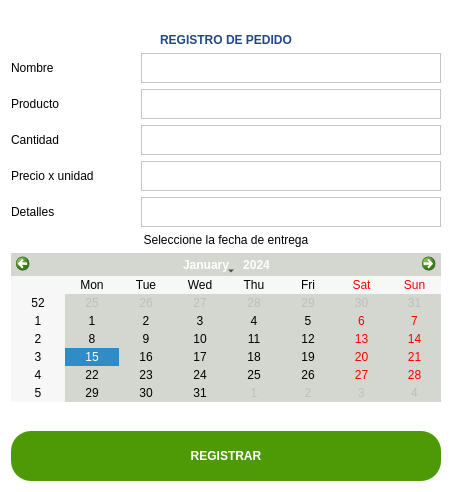
<?xml version="1.0" encoding="UTF-8"?>
<ui version="4.0">
 <class>registros</class>
 <widget class="QWidget" name="registros">
  <property name="geometry">
   <rect>
    <x>0</x>
    <y>0</y>
    <width>452</width>
    <height>492</height>
   </rect>
  </property>
  <property name="windowTitle">
   <string>Form</string>
  </property>
  <property name="styleSheet">
   <string notr="true">background-color: rgb(255, 255, 255);</string>
  </property>
  <layout class="QVBoxLayout" name="verticalLayout">
   <item>
    <spacer name="verticalSpacer">
     <property name="orientation">
      <enum>Qt::Vertical</enum>
     </property>
     <property name="sizeHint" stdset="0">
      <size>
       <width>20</width>
       <height>40</height>
      </size>
     </property>
    </spacer>
   </item>
   <item>
    <widget class="QLabel" name="registro_name">
     <property name="text">
      <string>&lt;html&gt;&lt;head/&gt;&lt;body&gt;&lt;p align=&quot;center&quot;&gt;&lt;span style=&quot; font-weight:600; color:#204a87;&quot;&gt;REGISTRO DE PEDIDO&lt;/span&gt;&lt;/p&gt;&lt;/body&gt;&lt;/html&gt;</string>
     </property>
     <property name="alignment">
      <set>Qt::AlignCenter</set>
     </property>
    </widget>
   </item>
   <item>
    <layout class="QHBoxLayout" name="horizontalLayout">
     <item>
      <widget class="QLabel" name="label">
       <property name="text">
        <string>Nombre  </string>
       </property>
      </widget>
     </item>
     <item>
      <widget class="QPlainTextEdit" name="t_name">
       <property name="minimumSize">
        <size>
         <width>0</width>
         <height>0</height>
        </size>
       </property>
       <property name="maximumSize">
        <size>
         <width>300</width>
         <height>30</height>
        </size>
       </property>
      </widget>
     </item>
    </layout>
   </item>
   <item>
    <layout class="QHBoxLayout" name="horizontalLayout_2">
     <item>
      <widget class="QLabel" name="label_2">
       <property name="text">
        <string>Producto</string>
       </property>
      </widget>
     </item>
     <item>
      <widget class="QPlainTextEdit" name="t_producto">
       <property name="maximumSize">
        <size>
         <width>300</width>
         <height>30</height>
        </size>
       </property>
      </widget>
     </item>
    </layout>
   </item>
   <item>
    <layout class="QHBoxLayout" name="horizontalLayout_3">
     <item>
      <widget class="QLabel" name="label_3">
       <property name="text">
        <string>Cantidad </string>
       </property>
      </widget>
     </item>
     <item>
      <widget class="QPlainTextEdit" name="t_cantidad">
       <property name="maximumSize">
        <size>
         <width>300</width>
         <height>30</height>
        </size>
       </property>
      </widget>
     </item>
    </layout>
   </item>
   <item>
    <layout class="QHBoxLayout" name="horizontalLayout_6">
     <item>
      <widget class="QLabel" name="label_5">
       <property name="text">
        <string>Precio x unidad  </string>
       </property>
      </widget>
     </item>
     <item>
      <widget class="QPlainTextEdit" name="t_precio">
       <property name="maximumSize">
        <size>
         <width>300</width>
         <height>30</height>
        </size>
       </property>
      </widget>
     </item>
    </layout>
   </item>
   <item>
    <layout class="QHBoxLayout" name="horizontalLayout_4">
     <item>
      <widget class="QLabel" name="label_4">
       <property name="text">
        <string>Detalles </string>
       </property>
      </widget>
     </item>
     <item>
      <widget class="QPlainTextEdit" name="t_detalles">
       <property name="maximumSize">
        <size>
         <width>300</width>
         <height>30</height>
        </size>
       </property>
      </widget>
     </item>
    </layout>
   </item>
   <item>
    <layout class="QHBoxLayout" name="horizontalLayout_7">
     <item>
      <widget class="QLabel" name="label_6">
       <property name="text">
        <string>Seleccione la fecha de entrega</string>
       </property>
       <property name="alignment">
        <set>Qt::AlignCenter</set>
       </property>
      </widget>
     </item>
    </layout>
   </item>
   <item>
    <widget class="QCalendarWidget" name="calendarWidget">
     <property name="styleSheet">
      <string notr="true">background-color: rgb(211, 215, 207);</string>
     </property>
    </widget>
   </item>
   <item>
    <spacer name="verticalSpacer_2">
     <property name="orientation">
      <enum>Qt::Vertical</enum>
     </property>
     <property name="sizeHint" stdset="0">
      <size>
       <width>20</width>
       <height>40</height>
      </size>
     </property>
    </spacer>
   </item>
   <item>
    <widget class="QPushButton" name="pushButton">
     <property name="minimumSize">
      <size>
       <width>200</width>
       <height>50</height>
      </size>
     </property>
     <property name="maximumSize">
      <size>
       <width>16777215</width>
       <height>200</height>
      </size>
     </property>
     <property name="styleSheet">
      <string notr="true">background-color: rgb(78, 154, 6);
color:white;
font:bold;
border-radius:20px;</string>
     </property>
     <property name="text">
      <string>REGISTRAR</string>
     </property>
    </widget>
   </item>
  </layout>
 </widget>
 <resources/>
 <connections/>
</ui>
